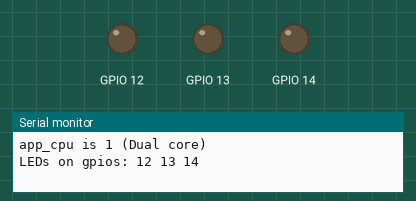
Recording of a sketch running on a simulated ESP32. On the bench: output pins drawn as LEDs (lit = HIGH), the last lines printed to the serial monitor.

Above: at 0.6 s.
At 7.0 s:
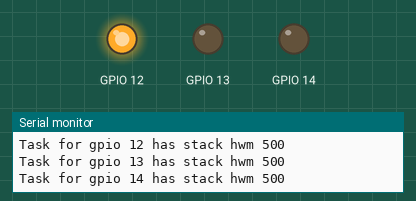
At 14.3 s:
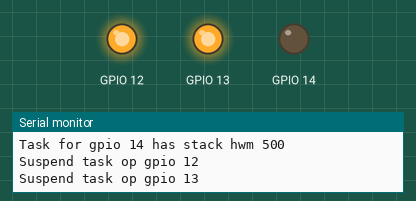
At 16.6 s:
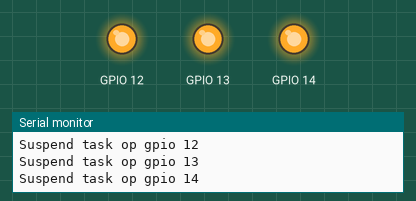
At 28.0 s:
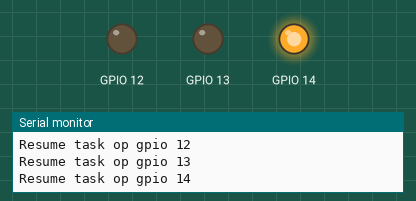
At 39.8 s:
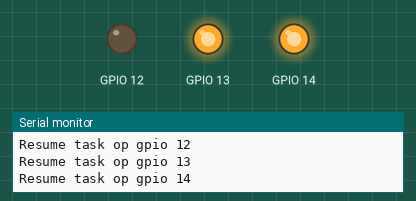
Timing chart, 0 to 40.0 s (numbered marks = the images above):
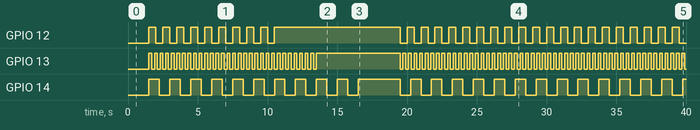

The sketch:

week1-4.ino
```cpp
// (licence header left out)
// Change the following if you want to use
// different GPIO pins for the three LEDs

#define LED1 12  // GPIO 12
#define LED2 13  // etc.
#define LED3 14

struct s_led {
  byte gpio;           // LED GPIO number
  byte state;          // LED state
  unsigned napms;      // Delay to use (ms)
  TaskHandle_t taskh;  // Task handle
};

static s_led leds[3] = {
  { LED1, 0, 500, 0 },
  { LED2, 0, 200, 0 },
  { LED3, 0, 750, 0 }
};

static void led_task_func(void *argp) {
  s_led *ledp = (s_led *)argp;
  unsigned stack_hwm = 0, temp;

  delay(1000);

  for (;;) {
    digitalWrite(ledp->gpio, ledp->state ^= 1);
    temp = uxTaskGetStackHighWaterMark(nullptr);
    if (!stack_hwm || temp < stack_hwm) {
      stack_hwm = temp;
      printf("Task for gpio %d has stack hwm %u\n",
             ledp->gpio, stack_hwm);
    }
    delay(ledp->napms);
  }
}

void setup() {
  int app_cpu = 0;  // CPU number

  delay(500);  // Pause for serial setup

  app_cpu = xPortGetCoreID();
  printf("app_cpu is %d (%s core)\n",
         app_cpu,
         app_cpu > 0 ? "Dual" : "Single");

  printf("LEDs on gpios: ");
  for (auto &led : leds) {
    pinMode(led.gpio, OUTPUT);
    digitalWrite(led.gpio, LOW);
    xTaskCreatePinnedToCore(
      led_task_func,
      "led_task",
      2048,
      &led,
      1,
      &led.taskh,
      app_cpu);
    printf("%d ", led.gpio);
  }
  putchar('\n');
}

void loop() {
  static int counter = 0;       //deze telt hoeveel seconden er voorbij zijn gegaan sinds de huidige fase is begonnen. static betekent de waarde behouden blijft tussen de verschillende loops
  static int phase = 0;         //deze bepaalt in welke fase van het proces het momenteel zit, case 0 tot en met 3
  delay(1000);                  //elke loop duurt nu 1000ms, 1 seconde
  counter++;                    //verhoogt de counter, telkens met 1000ms

  switch (phase) {
    case 0: //zolang het deze fase/case is, voer dan deze code uit
      if (counter == 10) { //als er 10 seconden voorbij zijn
        vTaskSuspend(leds[0].taskh); //pauzeer, suspend, led0 dus stop lampje 1
        printf("Suspend task op gpio %d\n", leds[0].gpio); //print dat led0 is gepauzeerd, mooi om te zien in de terminal/seriële monitor
        phase = 1; //ga naar case 1
        counter = 0; //reset voor volgende fase 0
      }
      break; //sluit de case correct af

    case 1: //zolang het deze fase/case is, voer dan deze code uit
      if (counter == 3) { //als er 3 seconden voorbij zijn
        vTaskSuspend(leds[1].taskh); //pauzeer, suspend, led1 dus stop lampje 2
        printf("Suspend task op gpio %d\n", leds[1].gpio); //zelfde als case 0, alleen dan voor case 1
        phase = 2; //ga naar case 2
        counter = 0; //reset voor volgende fase 1
      }
      break; //sluit de case correct af

    case 2: //zolang het deze fase/case is, voer dan deze code uit
      if (counter == 3) { //als er 3 seconden voorbij zijn
        vTaskSuspend(leds[2].taskh); //pauzeer, suspend, led2 dus stop lampje 3
        printf("Suspend task op gpio %d\n", leds[2].gpio); //zelfde als case 0, alleen dan voor case 2
        phase = 3; //ga naar case 3
        counter = 0; //reset voor volgende fase 2
      }
      break; //sluit de case correct af

    case 3: //3 seconden na case 2 alles weer 'normaal' laten gaan, dus zoals als voor case 0
      if (counter == 3) { //als er 3 seconden voorbij zijn
        for (int i = 0; i < 3; i++) { //met deze for loop loopt die door alle 3 voorgaande fasen resumed deze
          vTaskResume(leds[i].taskh); //resumed die fasen
          printf("Resume task op gpio %d\n", leds[i].gpio); //print zodat het duidelijk is dat de lampjes weer 'normaal' gaan, dus zoals voor case 0
        }
        phase = 4; //omdat we geen case 4 hebben aangemaakt, gaat de code dan gelijk naar default, deze sluit dan deze loop
      }
      break; //sluit de case correct af

    default:
      //hier geven we niks mee, zodat deze direct de loop stopt
      break; //sluit correct af
  }
}
```

Measured:
- by itself, GPIO 12: goes 9 × (HIGH 0.50 s, LOW 0.50 s), HIGH 9.0 s, 20 × (LOW 0.50 s, HIGH 0.50 s), then LOW
- by itself, GPIO 13: goes 30 × (HIGH 0.20 s, LOW 0.20 s), HIGH 6.0 s, 51 × (LOW 0.20 s, HIGH 0.20 s), then LOW
- by itself, GPIO 14: goes 10 × (HIGH 0.75 s, LOW 0.75 s), HIGH 3.0 s, 13 × (LOW 0.75 s, HIGH 0.75 s), LOW 0.75 s, then HIGH
